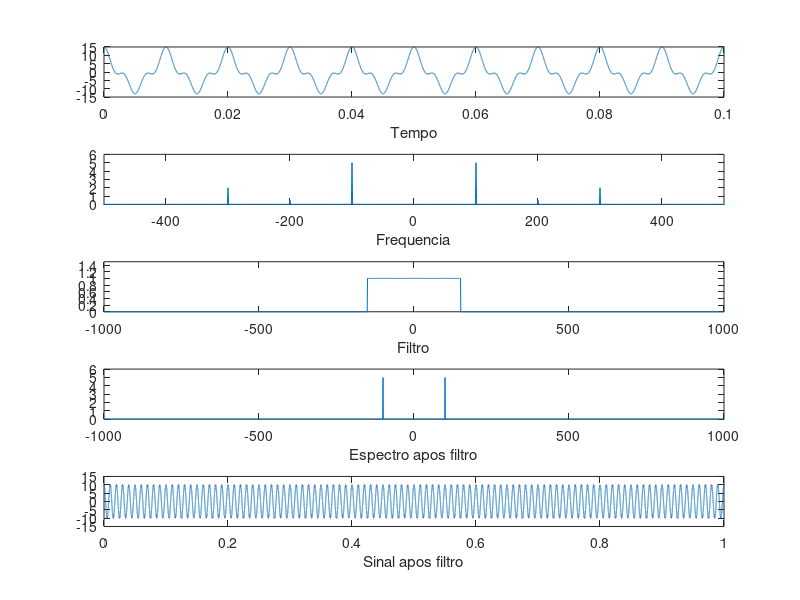

Write the MATLAB code that produced this figure.
fs = 300e3;
t = 0:1/fs:1;

f1 = 100;
f2 = 200;
f3 = 300;

y1 = 10*cos(2*pi*f1.*t);
y2 = cos(2*pi*f2.*t);
y3 = 4*cos(2*pi*f3.*t);

yt = y1 + y2+ y3;

subplot(5,1,1)
plot(t,yt);
xlim([0 0.1])
xlabel('Tempo')

subplot(5,1,2);
Yt = fft(yt);
Y1 = fftshift(Yt)/length(Yt);
f = [-fs/2:fs/2];
plot(f,abs(Y1));
xlim([-500 500])
xlabel('Frequencia');

 filtro_PB = [zeros(1,149850) ones(1,301) zeros(1,149850)];

aposfiltro = abs(Y1).*filtro_PB;

subplot(5,1,3);
plot(f,filtro_PB);
axis([-1000 1000 0 1.5]);
xlabel('Filtro');


subplot(5,1,4);
plot(f,aposfiltro);
xlim([-1000 1000]);
xlabel('Espectro apos filtro');

s_t_hat = ifft(ifftshift(aposfiltro)) * length(Yt);



subplot(5,1,5);
plot(t, s_t_hat);
xlabel('Sinal apos filtro');
%Y = fft(y);
%Y1 = fftshift(Y);
%subplot(1,2,1);
%plot(abs(Y));
%subplot(1,2,2);
%f = [-50e3:1e2:50e3];
%plot(f,abs(Y1));